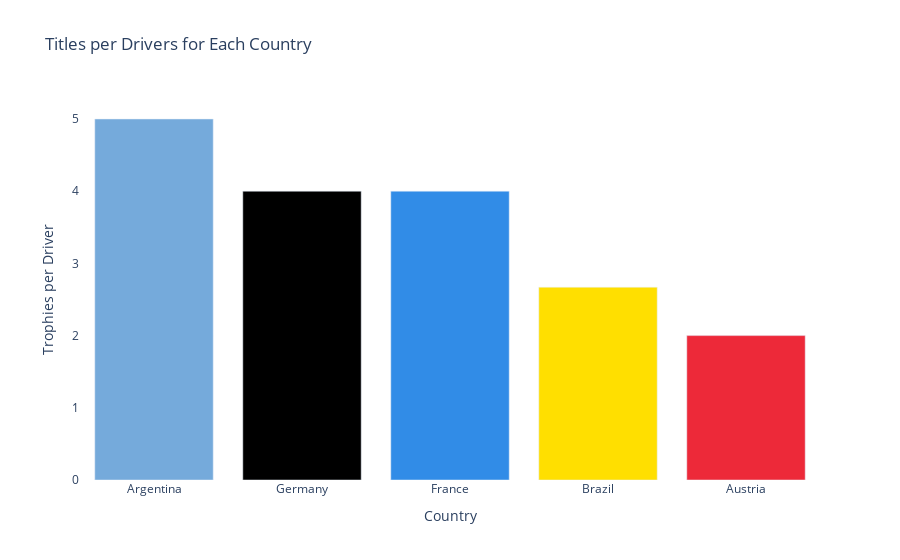

Notebook cell for this chart:
### Code cell
fig = px.bar(driver_title_nation, x='Country', y='Trophies per Driver',color='Country', title='Titles per Drivers for Each Country',
             orientation='v', color_discrete_map={ 'Argentina': '#75AADB',
                                                'Germany': '#000000',
                                                 'France': ' #318ce7',
                                                 'Brazil': '#FFDF00',
                                                 'Austria':'#ed2939 '} )

fig.update_layout({
'plot_bgcolor': 'rgba(0, 0, 0, 0)',
'paper_bgcolor': 'rgba(0, 0, 0, 0)',
})
fig.update_traces(showlegend=False)
fig

### Figure 1 — Plotly figure (JSON) as saved in the notebook; plotly's stock layout.template omitted (floating-point values rounded to 4 significant figures)
{"data": [{"alignmentgroup": "True", "hovertemplate": "Country=%{x}<br>Trophies per Driver=%{y}<extra></extra>", "legendgroup": "Argentina", "marker": {"color": "#75AADB"}, "name": "Argentina", "offsetgroup": "Argentina", "orientation": "v", "showlegend": false, "textposition": "auto", "type": "bar", "x": ["Argentina"], "xaxis": "x", "y": [5], "yaxis": "y"}, {"alignmentgroup": "True", "hovertemplate": "Country=%{x}<br>Trophies per Driver=%{y}<extra></extra>", "legendgroup": "Germany", "marker": {"color": "#000000"}, "name": "Germany", "offsetgroup": "Germany", "orientation": "v", "showlegend": false, "textposition": "auto", "type": "bar", "x": ["Germany"], "xaxis": "x", "y": [4], "yaxis": "y"}, {"alignmentgroup": "True", "hovertemplate": "Country=%{x}<br>Trophies per Driver=%{y}<extra></extra>", "legendgroup": "France", "marker": {"color": " #318ce7"}, "name": "France", "offsetgroup": "France", "orientation": "v", "showlegend": false, "textposition": "auto", "type": "bar", "x": ["France"], "xaxis": "x", "y": [4], "yaxis": "y"}, {"alignmentgroup": "True", "hovertemplate": "Country=%{x}<br>Trophies per Driver=%{y}<extra></extra>", "legendgroup": "Brazil", "marker": {"color": "#FFDF00"}, "name": "Brazil", "offsetgroup": "Brazil", "orientation": "v", "showlegend": false, "textposition": "auto", "type": "bar", "x": ["Brazil"], "xaxis": "x", "y": [2.67], "yaxis": "y"}, {"alignmentgroup": "True", "hovertemplate": "Country=%{x}<br>Trophies per Driver=%{y}<extra></extra>", "legendgroup": "Austria", "marker": {"color": "#ed2939 "}, "name": "Austria", "offsetgroup": "Austria", "orientation": "v", "showlegend": false, "textposition": "auto", "type": "bar", "x": ["Austria"], "xaxis": "x", "y": [2], "yaxis": "y"}], "layout": {"barmode": "relative", "legend": {"title": {"text": "Country"}, "tracegroupgap": 0}, "paper_bgcolor": "rgba(0, 0, 0, 0)", "plot_bgcolor": "rgba(0, 0, 0, 0)", "title": {"text": "Titles per Drivers for Each Country"}, "xaxis": {"anchor": "y", "categoryarray": ["Argentina", "Germany", "France", "Brazil", "Austria"], "categoryorder": "array", "domain": [0, 1], "title": {"text": "Country"}}, "yaxis": {"anchor": "x", "domain": [0, 1], "title": {"text": "Trophies per Driver"}}}}
